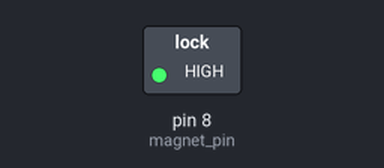
Simulated run of this sketch. Board: Arduino Uno, built with avr-gcc and run on an emulated ATmega328P. Parts: switched loads named in the sketch (green lamp = pin HIGH).

Above: at 7.5 s.
At 22.5 s:
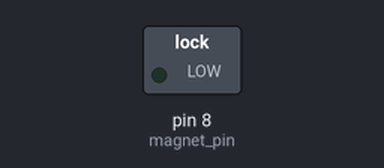
Timing chart, 0 to 39.0 s (numbered marks = the images above):
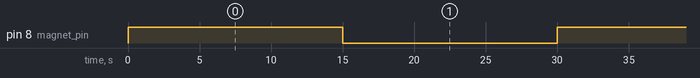

Measured:
- by itself, pin 8 (magnet_pin): alternates HIGH for 15.0 s and LOW for 15.0 s

The sketch:

magnet-test.ino
```cpp
int magnet_pin = 8;

void setup() {
  pinMode(magnet_pin, OUTPUT);

}
void loop() {
 digitalWrite(magnet_pin, HIGH);
 delay(15000);
 digitalWrite(magnet_pin, LOW);
 delay(15000);
}
```
